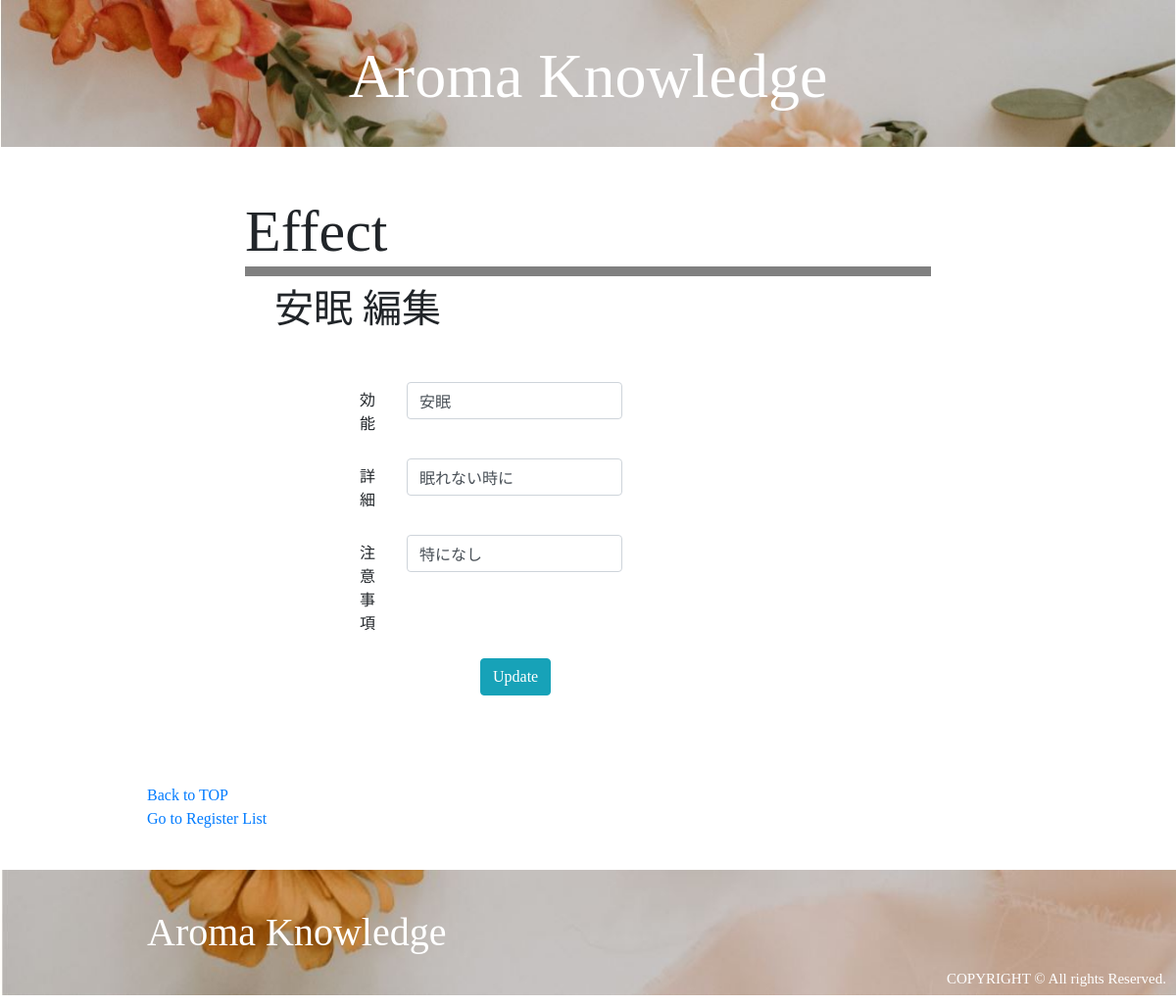
The app's page /effect_edit.php?id=1 (signed in), older data.
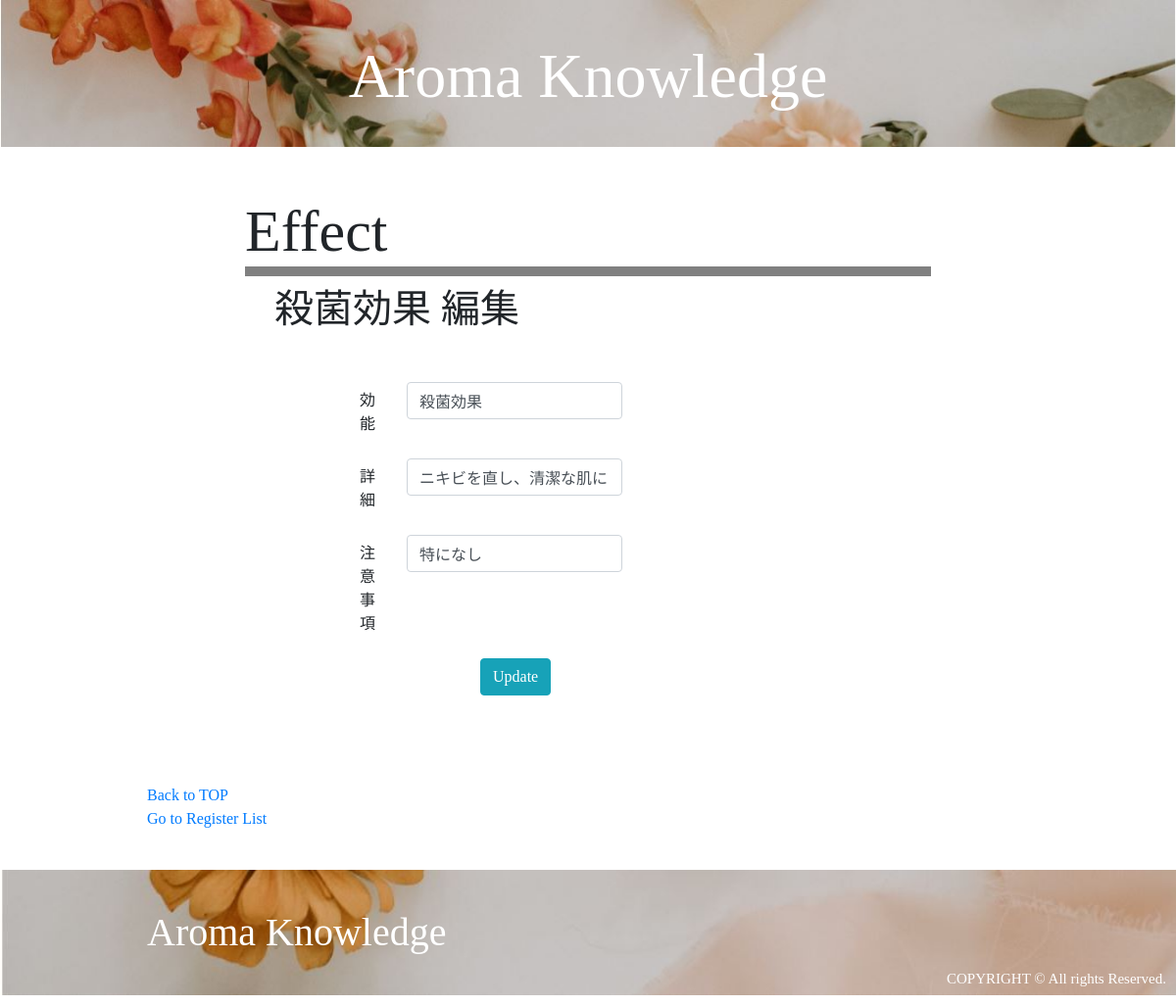
The same page, newer data.
### tables this page shows
CREATE TABLE `effects` (
  `id` int(11) NOT NULL AUTO_INCREMENT,
  `effect` varchar(255) NOT NULL,
  `content` varchar(255) NOT NULL,
  `caution` varchar(255) NOT NULL,
  `user_id` int(11) NOT NULL,
  `created_at` timestamp NOT NULL DEFAULT CURRENT_TIMESTAMP,
  PRIMARY KEY (`id`),
  UNIQUE KEY `effect` (`effect`),
  KEY `user_id` (`user_id`),
  CONSTRAINT `effects_ibfk_1` FOREIGN KEY (`user_id`) REFERENCES `users` (`id`) ON DELETE CASCADE ON UPDATE CASCADE
);

### DAOs/EffectDAO.php (called while the page is built, shortened)
<?php
    class EffectDAO extends DAO{
        public static function get_effect_by_id($id){
        try {
            $pdo = self::get_connection();
            $stmt = $pdo->prepare('SELECT * FROM effects WHERE id = :id');
            $stmt->bindParam(':id', $id, PDO::PARAM_INT);
            $stmt->execute();
            $stmt->setFetchMode(PDO::FETCH_CLASS|PDO::FETCH_PROPS_LATE, 'Effect');
            $effect = $stmt->fetch();
            return $effect;
        } catch (PDOException $e) {
            return null;
        }
    }
    }

### views/effect_edit_view.php (the view, shortened to what this page needs)
<!DOCTYPE html>
<html lang="ja">
    <head>
        <link rel="stylesheet" href="https://stackpath.bootstrapcdn.com/bootstrap/4.3.1/css/bootstrap.min.css">
        <link rel="stylesheet" href="css/style.css">
    </head>
    <body>
        <div class="header" style="background-image:url(images/top1.jpg)">
            <h1><a href="mypage_top.php">Aroma Knowledge</h1></a>
        </div>
        <div class="effects">
            <h2 class="title">Effect</h1>
            <h2 class="subtitle"><?= $effect->effect ?> 編集</h2>
            <div class="EffectDetail">
                <form class="col-sm-12" action="effect_update.php" method="POST">
                    <div class="form-group row">
                        <label for="colFormLabel" class="col-sm-2 col-form-label">効能</label>
                        <div class="col-sm-10">
                          <input type="text" class="form-control" name="effect" value="<?= $effect->effect ?>">
                        </div>
                    </div>
                    <div class="form-group row">
                        <label for="colFormLabel" class="col-sm-2 col-form-label">詳細</label>
                        <div class="col-sm-10">
                          <input type="text" class="form-control" name="content" value="<?= $effect->content ?>">
                        </div>
                    </div>
                    <div class="form-group row">
                        <label for="colFormLabel" class="col-sm-2 col-form-label">注意事項</label>
                        <div class="col-sm-10">
                          <input type="text" class="form-control" name="caution" value="<?= $effect->caution ?>">
                        </div>
                    </div>
                    <div class="form-group row">
                        <div class="offset-sm-5 col-sm-1">
                            <button type="submit" class="btn btn-info">Update</button>
                        </div>
                    </div>
                </form>
            </div>
        </div>
        <div class="nav">
        <a href="mypage_top.php">Back to TOP</a><br>
        <a href="register_list.php">Go to Register List</a>
        </div>
        <div class="footer" style="background-image:url(images/footer.jpg)">
            <h1 class="logo">Aroma Knowledge</h1>
            <p class="copylight">COPYRIGHT © All rights Reserved.</p>
        </div>
    </body>
</html>

Row changes from the older to the newer data that the page shows:
changed effects "特になし": effect "安眠" → "殺菌効果"; content "眠れない時に" → "ニキビを直し、清潔な肌に"
